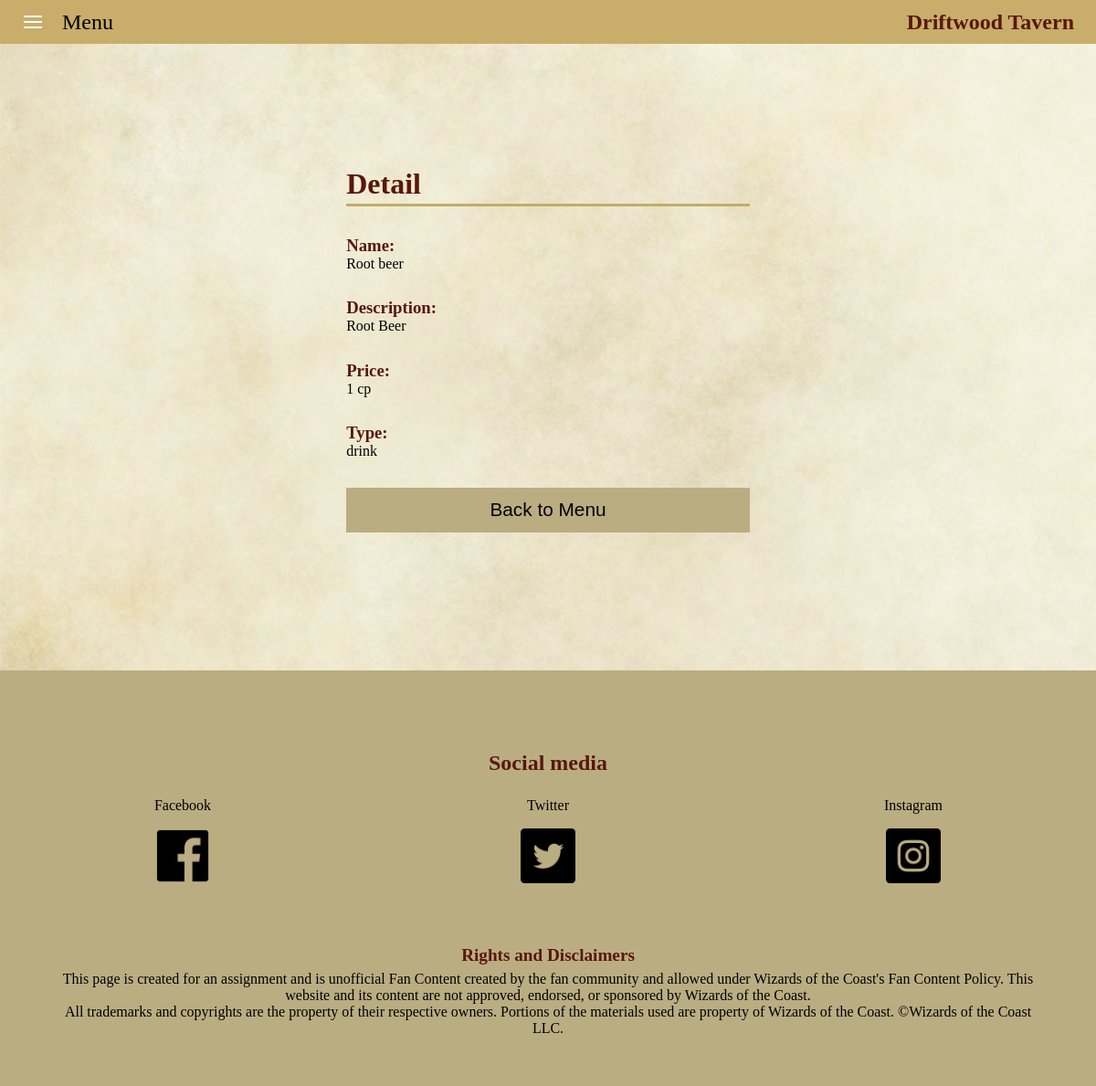
The app's page /menu/22/detail/ with its own data.
### app_menu/models.py (models this page shows, shortened)
class Menu(Model):
    TYPE_CHOICES = [
        ('food', 'Food'),
        ('drink', 'Drink'),
    ]
    CURRENCY_CHOICES = [
        ("cp", "cp"),
        ("sp", "sp"),
        ("ep", "ep"),
        ("gp", "gp"),
        ("pp", "pp"),
    ]
    name = models.CharField(
        max_length=255,
        blank=False,
        null=False,
        validators=[MaxLengthValidator(255, message="Max 255 characters.")]
        )
    description = models.TextField(
        blank=False,
        null=False,
        validators=[MaxLengthValidator(255, message="Max 255 characters.")]
        )
    price_amount = models.PositiveIntegerField(
        null=False,
        blank=False,
        validators=[MinValueValidator(1, message="Must be greater than 0.")]
        )
    currency = models.CharField(max_length=10, choices=CURRENCY_CHOICES)
    item_type = models.CharField(max_length=10, choices=TYPE_CHOICES)
    class Meta:
        db_table = "dwt_menu_items"
        verbose_name_plural = "Menu Items"

### app_menu/views.py (the view)
# urls.py: path("<int:pk>/detail/", MenuDetailView.as_view(), name="detail"),
class MenuDetailView(MenuBaseView,DetailView):
    template_name = "menu_detail.html"
    extra_context = {
        "current_page": "Detail"
    }

### app_menu/templates/menu_detail.html
{% extends 'base.html' %}
{% load static %}
{% block content %}
<main>
    <section class="app-menu app-menu-container">
        <div class="app-menu-detail">
            <h1>{{ current_page }}</h1>
            <h3>Name:</h3>
            <p>{{ menu.name }}</p>
            <h3>Description:</h3>
            <p>{{ menu.description }}</p>
            <h3>Price:</h3>
            <p>{{ menu.price_amount }} {{ menu.currency }}</p>
            <h3>Type:</h3>
            <p>{{menu.item_type}}</p>
            <a href="{% url 'menu:all' %}"><button class="back-button">Back to Menu</button></a>
        </div>
    </section>
</main>
{% endblock %}

### static/css/main.style.css (style rules this page uses)
main { flex: 1; }

### app_menu/static/css/app.style.css (style rules this page uses)
.app-menu { margin: 2em 1em; animation: show 1.5s ease-in-out; }
.app-menu-container { display: flex; flex-direction: column; align-items: center; }
.app-menu h1 { border-bottom: 3px solid var(--colorHeaderUnderline); padding-bottom: 0.1em; margin-bottom: 0.25em; font-size: clamp(1.5em, 5vw, 2em); position: relative; margin-bottom: 1em; }
.app-menu a { text-decoration: none; color: black; }
.app-menu-create, .app-menu-delete, .app-menu-detail { margin-bottom: 1em; padding: 5%; width: 85svw; }
.app-menu-delete>h3, .app-menu-detail>h3 { margin-top: 1.5em; }
.app-menu-form input[type="submit"], .app-menu-delete input[type="submit"], .cancel-button, .back-button { cursor: pointer; width: 100%; background-color: var(--colorSendButton); font-size: 1.3em; padding: 0.6em; border: none; margin-top: 1.5em; }
@media screen and (min-width: 1080px) { .app-menu { height: max-content; display: flex; flex-direction: column; margin: 5em 3em; } }
@media screen and (min-width: 1080px) { .app-menu-create, .app-menu-delete, .app-menu-detail { width: 50%; } }

### static/css/general.style.css (style rules this page uses)
:root { --colorBackground: #EEE5CE; --colorBackgroundFooter: #BBAD82; --colorBackgroundHeader: #C9AD6A; --colorBackgoundItemsTable: #d2e6c8; --colorBackgroundLogo: #766649; --colorErrorMessage : #9C2B1B; --colorHeaderUnderline: #C0AD6A; --colorHeaderText: #58180D; --colorSendButton: #BBAD82; --colorSendButtonHover: #d2e6c8; --fontErrorMessage: "Scaly Sans"; --fontForm: "Scaly Sans"; --fontFooter: "Scaly Sans"; --fontHeaderText: "Mr Eaves Small Caps"; --fontItemsTableHeader: "Scaly Sans Bold"; --fontItemsBody: "Scaly Sans"; --fontMenu: "Scaly Sans Caps"; --fontParagraph: "Booksanity"; --imageBackgroundText: url("../media/images/background.jpg"); }
*, html { margin: 0; padding: 0; scroll-behavior: smooth; box-sizing: border-box; }
body { background-color: var(--colorBackground); background-image: var(--imageBackgroundText); display: flex; flex-direction: column; }
h1, h2, h3, h4 { color: var(--colorHeaderText); font-family: var(--fontHeaderText); }
p { font-family: var(--fontParagraph); }

### app_menu/static/css/app.general.style.css (style rules this page uses)
:root { --colorBackground: #EEE5CE; --colorBackgroundFooter: #BBAD82; --colorBackgroundHeader: #C9AD6A; --colorBackgoundItemsTable: #d2e6c8; --colorBackgroundLogo: #766649; --colorCancelButton: #9C2B1B; --colorErrorMessage: #9C2B1B; --colorHeaderUnderline: #C0AD6A; --colorHeaderText: #58180D; --colorSendButton: #BBAD82; --colorSendButtonHover: #d2e6c8; --fontErrorMessage: "Scaly Sans"; --fontForm: "Scaly Sans"; --fontFooter: "Scaly Sans"; --fontHeaderText: "Mr Eaves Small Caps"; --fontItemsTableHeader: "Scaly Sans Bold"; --fontItemsBody: "Scaly Sans"; --fontMenu: "Scaly Sans Caps"; --fontParagraph: "Booksanity"; --imageBackgroundText: url("../media/images/background.jpg"); }
*, html { margin: 0; padding: 0; scroll-behavior: smooth; box-sizing: border-box; }
body { background-color: var(--colorBackground); background-image: var(--imageBackgroundText); display: flex; flex-direction: column; }
h1, h2, h3, h4 { color: var(--colorHeaderText); font-family: var(--fontHeaderText); }
p { font-family: var(--fontParagraph); }

### records on screen
Menu: name "Root beer", description "Root Beer", price_amount "1", currency "cp", item_type "drink"

### other values on screen
{{ current_page }} "Detail"
